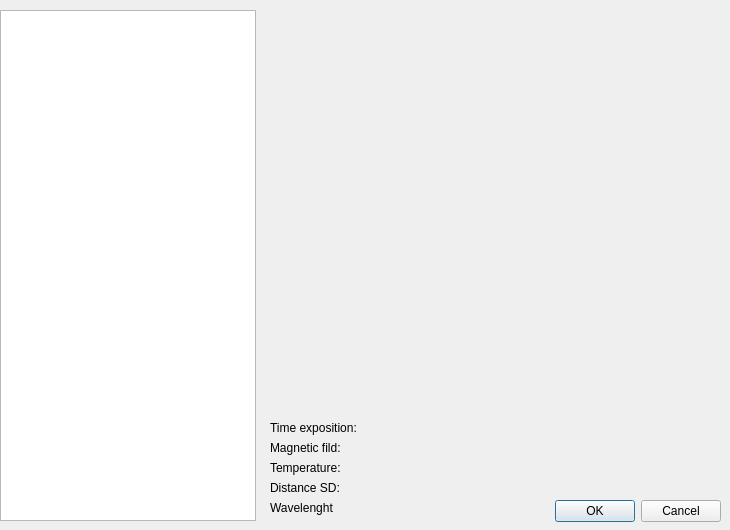
<?xml version="1.0" encoding="UTF-8"?>
<ui version="4.0">
 <class>dataselector</class>
 <widget class="QDialog" name="dataselector">
  <property name="geometry">
   <rect>
    <x>0</x>
    <y>0</y>
    <width>730</width>
    <height>530</height>
   </rect>
  </property>
  <property name="windowTitle">
   <string>Dialog</string>
  </property>
  <widget class="QDialogButtonBox" name="buttonBox">
   <property name="geometry">
    <rect>
     <x>380</x>
     <y>495</y>
     <width>341</width>
     <height>32</height>
    </rect>
   </property>
   <property name="orientation">
    <enum>Qt::Horizontal</enum>
   </property>
   <property name="standardButtons">
    <set>QDialogButtonBox::Cancel|QDialogButtonBox::Ok</set>
   </property>
  </widget>
  <widget class="QLabel" name="label_5">
   <property name="geometry">
    <rect>
     <x>270</x>
     <y>500</y>
     <width>131</width>
     <height>16</height>
    </rect>
   </property>
   <property name="text">
    <string>Wavelenght</string>
   </property>
  </widget>
  <widget class="QLabel" name="label_3">
   <property name="geometry">
    <rect>
     <x>270</x>
     <y>460</y>
     <width>131</width>
     <height>16</height>
    </rect>
   </property>
   <property name="text">
    <string>Temperature:</string>
   </property>
  </widget>
  <widget class="QLabel" name="label_timeExposition">
   <property name="geometry">
    <rect>
     <x>410</x>
     <y>420</y>
     <width>131</width>
     <height>16</height>
    </rect>
   </property>
   <property name="text">
    <string/>
   </property>
  </widget>
  <widget class="QLabel" name="label_2">
   <property name="geometry">
    <rect>
     <x>270</x>
     <y>440</y>
     <width>131</width>
     <height>16</height>
    </rect>
   </property>
   <property name="text">
    <string>Magnetic fild:</string>
   </property>
  </widget>
  <widget class="QLabel" name="label_magneticFild">
   <property name="geometry">
    <rect>
     <x>410</x>
     <y>440</y>
     <width>131</width>
     <height>16</height>
    </rect>
   </property>
   <property name="text">
    <string/>
   </property>
  </widget>
  <widget class="QLabel" name="label_distanceSD">
   <property name="geometry">
    <rect>
     <x>410</x>
     <y>480</y>
     <width>131</width>
     <height>16</height>
    </rect>
   </property>
   <property name="text">
    <string/>
   </property>
  </widget>
  <widget class="QLabel" name="label_wavelenght">
   <property name="geometry">
    <rect>
     <x>410</x>
     <y>500</y>
     <width>131</width>
     <height>16</height>
    </rect>
   </property>
   <property name="text">
    <string/>
   </property>
  </widget>
  <widget class="QLabel" name="label_4">
   <property name="geometry">
    <rect>
     <x>270</x>
     <y>480</y>
     <width>131</width>
     <height>16</height>
    </rect>
   </property>
   <property name="text">
    <string>Distance SD:</string>
   </property>
  </widget>
  <widget class="QLabel" name="label">
   <property name="geometry">
    <rect>
     <x>270</x>
     <y>420</y>
     <width>131</width>
     <height>16</height>
    </rect>
   </property>
   <property name="text">
    <string>Time exposition:</string>
   </property>
  </widget>
  <widget class="QLabel" name="label_temperature">
   <property name="geometry">
    <rect>
     <x>410</x>
     <y>460</y>
     <width>131</width>
     <height>16</height>
    </rect>
   </property>
   <property name="text">
    <string/>
   </property>
  </widget>
  <widget class="QWidget" name="verticalLayoutWidget">
   <property name="geometry">
    <rect>
     <x>260</x>
     <y>0</y>
     <width>461</width>
     <height>411</height>
    </rect>
   </property>
   <layout class="QVBoxLayout" name="plotLayout"/>
  </widget>
  <widget class="QListWidget" name="listWidget">
   <property name="geometry">
    <rect>
     <x>0</x>
     <y>10</y>
     <width>256</width>
     <height>511</height>
    </rect>
   </property>
   <property name="selectionMode">
    <enum>QAbstractItemView::ExtendedSelection</enum>
   </property>
  </widget>
 </widget>
 <resources/>
 <connections>
  <connection>
   <sender>buttonBox</sender>
   <signal>accepted()</signal>
   <receiver>dataselector</receiver>
   <slot>accept()</slot>
   <hints>
    <hint type="sourcelabel">
     <x>248</x>
     <y>254</y>
    </hint>
    <hint type="destinationlabel">
     <x>157</x>
     <y>274</y>
    </hint>
   </hints>
  </connection>
  <connection>
   <sender>buttonBox</sender>
   <signal>rejected()</signal>
   <receiver>dataselector</receiver>
   <slot>reject()</slot>
   <hints>
    <hint type="sourcelabel">
     <x>316</x>
     <y>260</y>
    </hint>
    <hint type="destinationlabel">
     <x>286</x>
     <y>274</y>
    </hint>
   </hints>
  </connection>
 </connections>
</ui>
